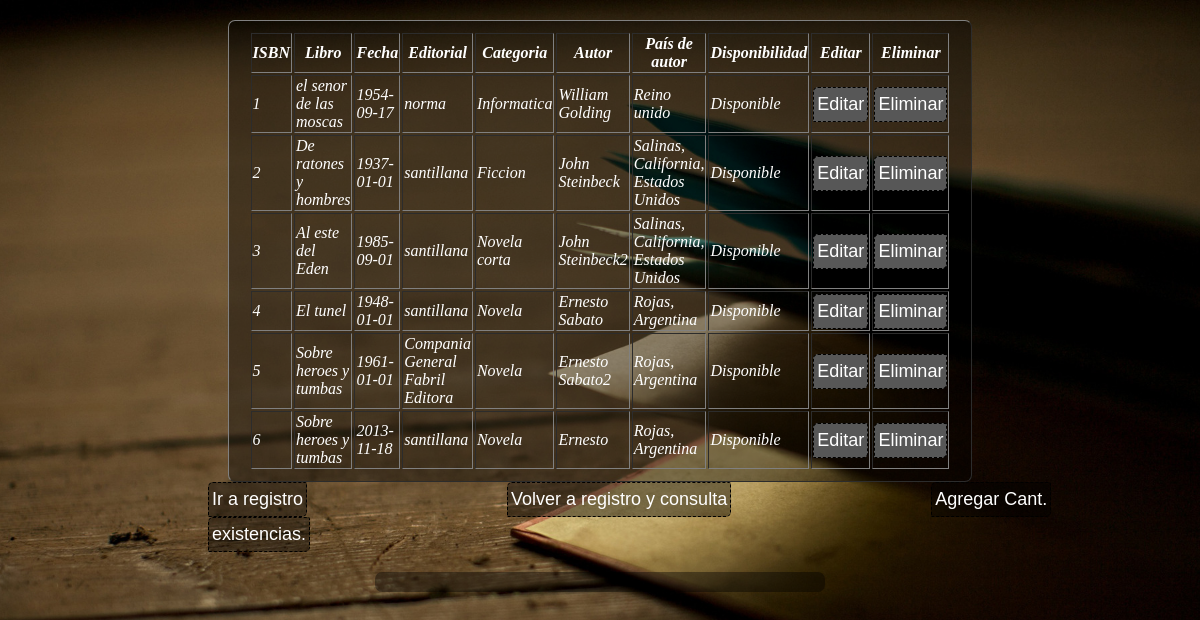
The app's page /Controlador/libros/libros_con_ctrl.php (signed in) with its own data.
### tables this page shows
CREATE TABLE IF NOT EXISTS `libros` (
  `isbn` bigint(100) NOT NULL,
  `libro` varchar(60) NOT NULL,
  `fecha` date NOT NULL,
  `editorial` varchar(60) NOT NULL,
  `categoria` varchar(40) NOT NULL,
  `autor` varchar(60) NOT NULL,
  `pais_de_autor` varchar(40) NOT NULL,
  `compra` varchar(100) DEFAULT NULL,
  `estado` int(1) DEFAULT NULL,
  PRIMARY KEY (`isbn`,`autor`)
);

### Controlador/libros/libros_con_ctrl.php (called while the page is built, shortened)
<?php
require_once '../../Modelo/libros/Libros.php';
require_once '../../Modelo/libros/Libros.php';
$l= new Libros;
$consultar=$l->consulta();
require_once '../../Vista/libros/consultar libros.php';
 ?>

### Modelo/Conexion.php (called while the page is built)
<?php
class Conexion
{
	public  static function conm()
	{
		$servidor="localhost";
		$usuario="root";
		$bd="libreria";
		$password="";
		$con=mysqli_connect(
			$servidor,
			$usuario,
			$password,
			$bd
);
			return $con;
		}
	}
 ?>

### Modelo/libros/Libros.php (called while the page is built, shortened)
<?php
Class Libros
{
	Private $db;
	private $activo;
	public function __construct()
	{
		require_once '../../Modelo/Conexion.php';
		$this->db=Conexion::conm();
		$this->activo=1;
	}
	public function consulta()
	{
		$informacion=array();
		$sql="SELECT * FROM libros where estado='$this->activo'";
		$envio=$this->db->query($sql);
		while ($trae=mysqli_fetch_array($envio))
		{
			$informacion[]=$trae;
		}
		return $informacion;
	}
}
 ?>

### Vista/libros/consultar libros.php (the view, shortened to what this page needs)
<!DOCTYPE html>
<html lang="en">
<head>
	<link rel="stylesheet" href="../../Vista/css/libros/estilo_con.css">
</head>
<body>
	<table border="1px">
		<th>ISBN</th>
		<th>Libro</th>
		<th>Fecha</th>
		<th>Editorial</th>
		<th>Categoria</th>
		<th>Autor</th>
		<th>País de autor</th>
		<th>Disponibilidad</th>
		<th>Editar</th>
		<th>Eliminar</th>
			<?php foreach ($consultar as $registro)
			 {
			?>
		<tr>
			<td><?php echo $registro['isbn']; ?></td>
			<td><?php echo $registro['libro']; ?></td>
			<td><?php echo $registro['fecha']; ?></td>
			<td><?php echo $registro['editorial']; ?></td>
			<td><?php echo $registro['categoria']; ?></td>
			<td><?php echo $registro['autor']; ?></td>
			<td><?php echo $registro['pais_de_autor']; ?></td>
			<td><?php echo $registro['compra']; ?></td>
			<td><input type="BUTTON"  onclick="edit(<?php echo $registro['isbn']; ?>)" name="consulta" value="Editar" class="boton1"></td>
			<td><input type = "BUTTON" onclick="elimina(<?php echo $registro['isbn']; ?>)" name = "Eliminar" value = "Eliminar" class="boton1"></td>
		</tr>
			<?php } ?>
	</table>
	<table >
	 	<form action="libros_ctrl" method="POST" >
	 		<input type="submit" value="Ir a registro" class="boton2">
	 	</form>
	 	<form action="../../Vista/menu/menu_consulta" method="POST">
			<input type="submit" value="Volver a registro y consulta" class="boton2">
		</form>
		<form action="../cant/cant_ctrl">
			<input type="submit" name="add" value="Agregar Cant." class="boton2" >
		</form>
		<form action="../cant/consulta_cant_ctrl.php">
			<input type="submit" name="add" value="existencias." class="boton2" >
		</form>
	 </table>
</body>
</html>

### Vista/css/libros/estilo_con.css (style rules this page uses)
body { background: url(../../img/libros/Libros.jpg) no-repeat; background-size: cover; background-position: center center; background-attachment: fixed; color:white; }
table { width: 450px; margin: auto; background: rgba(0,0,0,0.4); padding: 10px 20px; box-sizing: border-box; margin-top: 20px; border-radius:7px; font-style: italic; color:white; }
.boton2 { margin-left:200px; padding:20px; }
.boton2 { font-size:18px; color:#FFF; color:#FFF; border:solid 1px #2d2d2d; text-align:center; background:#575757; padding:6px 3px 6px 3px; -moz-border-radius: 2px; -webkit-border-radius: 2px; border-radius: 2px; border:dashed 1px #000000; -moz-border-radius-topleft: 5px; -moz-border-radius-topright:1px; -moz-border-radius-bottomleft:1px; -moz-border-radius-bottomright:5px; -webkit-border-top-left-radius:5px; -webkit-border-top-right-radius:1px; -webkit-border-bottom-left-radius:1px; -webkit-border-bottom-right-radius:5px; border-top-left-radius:5px; border-top-right-radius:2px; border-bottom-left-radius:1px; border-bottom-right-radius:5px; }
.boton1 { font-size:18px; color:#FFF; color:#FFF; border:solid 1px #2d2d2d; text-align:center; background:#575757; padding:6px 3px 6px 3px; -moz-border-radius: 2px; -webkit-border-radius: 2px; border-radius: 2px; border:dashed 1px #000000; -moz-border-radius-topleft: 5px; -moz-border-radius-topright:1px; -moz-border-radius-bottomleft:1px; -moz-border-radius-bottomright:5px; -webkit-border-top-left-radius:5px; -webkit-border-top-right-radius:1px; -webkit-border-bottom-left-radius:1px; -webkit-border-bottom-right-radius:5px; border-top-left-radius:5px; border-top-right-radius:2px; border-bottom-left-radius:1px; border-bottom-right-radius:5px; }
.boton2 { background:rgba(0,0,0,0.4); color: #fff; }

### records on screen
libros: isbn "1", libro "el senor de las moscas", fecha "1954-09-17", editorial "norma", categoria "Informatica", autor "William Golding", pais_de_autor "Reino unido", compra "Disponible"
libros: isbn "2", libro "De ratones y hombres", fecha "1937-01-01", editorial "santillana", categoria "Ficcion", autor "John Steinbeck", pais_de_autor "Salinas, California, Estados Unidos", compra "Disponible"
libros: isbn "3", libro "Al este del Eden", fecha "1985-09-01", editorial "santillana", categoria "Novela corta", autor "John Steinbeck2", pais_de_autor "Salinas, California, Estados Unidos", compra "Disponible"
libros: isbn "4", libro "El tunel", fecha "1948-01-01", editorial "santillana", categoria "Novela", autor "Ernesto Sabato", pais_de_autor "Rojas, Argentina", compra "Disponible"
libros: isbn "5", libro "Sobre heroes y tumbas", fecha "1961-01-01", editorial "Compania General Fabril Editora", categoria "Novela", autor "Ernesto Sabato2", pais_de_autor "Rojas, Argentina", compra "Disponible"
libros: isbn "6", libro "Sobre heroes y tumbas", fecha "2013-11-18", editorial "santillana", categoria "Novela", autor "Ernesto", pais_de_autor "Rojas, Argentina", compra "Disponible"
